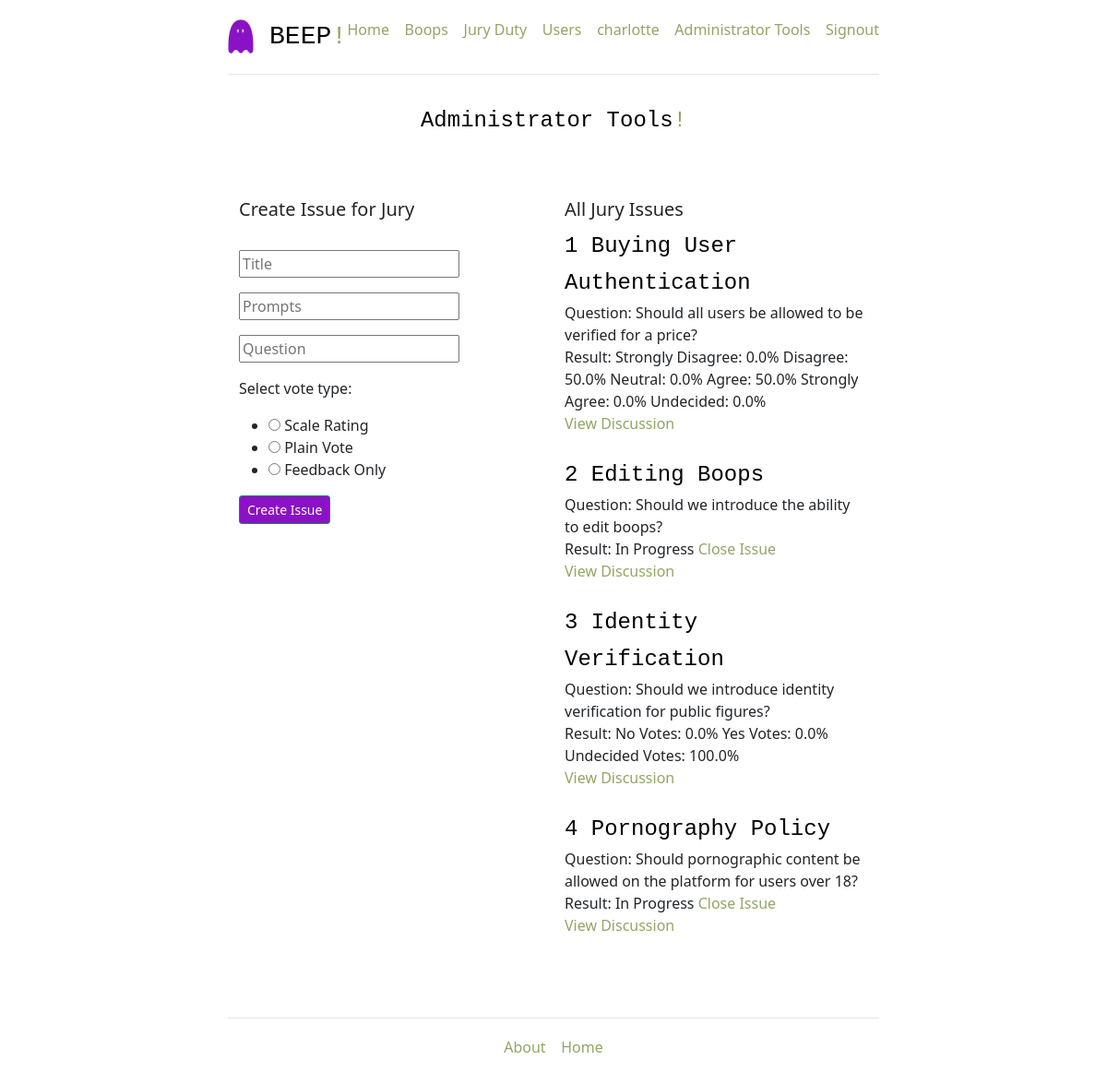
/admin (signed in), run on the app's committed database.
### project/models.py (models this page shows, shortened)
class Issue(db.Model):
    __tablename__ = 'issues'
    id = db.Column(db.Integer, primary_key=True)
    title = db.Column(db.String, unique=True, nullable=False)
    prompt = db.Column(db.String, nullable=False)
    question = db.Column(db.String, nullable=False)
    type = db.Column(db.String, nullable=False, default=False)
    result = db.Column(db.String, default='In Progress')
    end_date = db.Column(db.DateTime, nullable=False)

### project/users/views.py (the view, shortened to what this page needs)
@users_blueprint.route('/admin', methods=['GET', 'POST'])
@login_required
@admin_required
def admin():
    error = None
    form = JuryForm(request.form)
    issues = db.session.query(Issue).all()
    return render_template('admin.html', form=form, error=error, issues=issues)

### project/users/forms.py
class JuryForm(Form):
    title = StringField(
        'Title',
        validators=[DataRequired()]
    )
    prompts = StringField(
        'Prompts',
        validators=[DataRequired()]
    )
    question = StringField(
        'Question',
        validators=[DataRequired()]
    )
    vote = RadioField(
        'Vote Type',
        choices=[(0,'Scale Rating'),(1,'Plain Vote'), (2, 'Feedback Only')]
    )

### project/users/views.py (called while the page is built)
def login_required(test):
    @wraps(test)
    def wrap(*args, **kwargs):
        if 'logged_in' in session:
            return test(*args, **kwargs)
        else:
            flash('You need to login first')
            return (redirect(url_for('users.login')))
    return wrap

def admin_required(test):
    @wraps(test)
    def wrap(*args, **kwargs):
        if 'admin' == session.get('role'):
            return test(*args, **kwargs)
        else:
            flash('You need to be an administrator to access this page.')
            return (redirect(url_for('users.login')))
    return wrap

### project/templates/admin.html (shortened to what this page needs)
{% extends '_base.html' %}
{% block content %}
<h4 style="text-align:center">Administrator Tools<span class = "exclamation">!</span></h4>
<br>
<div class="row marketing">
<div class="col-lg-6">
<h5>Create Issue for Jury</h5>
<br>
<form action="/admin" method="post" style = "margin: auto;">
    <p>
        {{ form.title(placeholder="Title") }}
    </p>
    <p>
        {{ form.prompts(placeholder="Prompts") }}
    </p>
    <p>
        {{ form.question(placeholder="Question") }}
    </p>
    <p>
        Select vote type:
        {{ form.vote }}
    </p>
<button class="btn btn-sm btn-success" type="submit" style="background-color: #8b11c6;">Create Issue</button>
</form>
</div>
<br>
<br>
<div class="col-lg-6">
<h5>All Jury Issues</h5>
    {% for issue in issues %}
    <div class="media">
        <div class="media-body">
            <h4 class="media-heading">{{issue.id}} {{ issue.title }}</h4>
            Question: {{issue.question}}
            <br>
            Result: {{issue.result}} {% if issue.result == "In Progress" %}<a href="{{ url_for('users.close_jury', issue_id=issue.id )}}">Close Issue</a> {% endif %}
            <br>
            <a href="{{ url_for('users.view_discussion', issue_id=issue.id )}}">View Discussion</a>
            <br>
            <br>
        </div>
    </div>
    {% endfor %}
</div>
</div>
<br>
{% endblock %}

### project/static/css/jumbotron-narrow.css (style rules this page uses)
body { padding-top: 20px; padding-bottom: 20px; }
.header, .marketing, .footer { padding-right: 15px; padding-left: 15px; }
.marketing { margin: 40px 0; }
@media screen and (min-width: 768px) { .header, .marketing, .footer { padding-right: 0; padding-left: 0; } }
a:link { color: #93a563; background-color: transparent; text-decoration: none; }
.exclamation { color: #93a563; font-family: 'Courier New', Courier, monospace; }
h4 { margin-top: 0; margin-bottom: 0; line-height: 40px; color: black; font-family: 'Courier New'; font-size: 20; }

### data on the page
Issue: id "1", title "Buying User Authentication", question "Should all users be allowed to be verified for a price?", result "Strongly Disagree: 0.0% Disagree: 50.0% Neutral: 0.0% Agree: 50.0% Strongly Agree: 0.0% Undecided: 0.0%"
Issue: id "2", title "Editing Boops", question "Should we introduce the ability to edit boops?", result "In Progress"
Issue: id "3", title "Identity Verification", question "Should we introduce identity verification for public figures?", result "No Votes: 0.0% Yes Votes: 0.0% Undecided Votes: 100.0%"
Issue: id "4", title "Pornography Policy", question "Should pornographic content be allowed on the platform for users over 18?", result "In Progress"

### other printed values
{{ session.name }} "charlotte"
